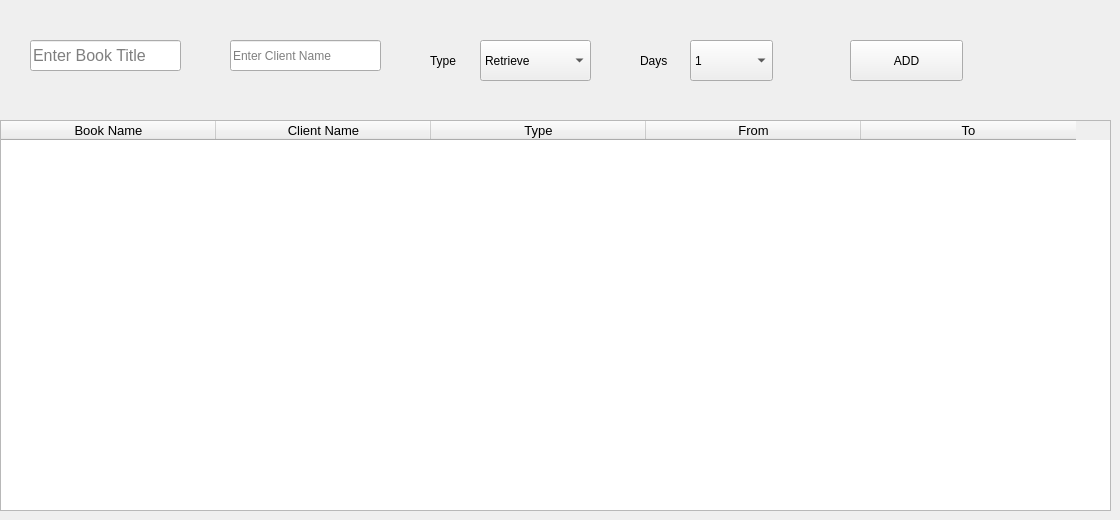
    <widget class="QWidget" name="tab">
     <attribute name="title">
      <string>Main</string>
     </attribute>
     <widget class="QTableWidget" name="tableWidget">
      <property name="geometry">
       <rect>
        <x>0</x>
        <y>120</y>
        <width>1111</width>
        <height>391</height>
       </rect>
      </property>
      <attribute name="horizontalHeaderDefaultSectionSize">
       <number>215</number>
      </attribute>
      <column>
       <property name="text">
        <string>Book Name</string>
       </property>
       <property name="font">
        <font>
         <pointsize>10</pointsize>
        </font>
       </property>
      </column>
      <column>
       <property name="text">
        <string>Client Name</string>
       </property>
       <property name="font">
        <font>
         <pointsize>10</pointsize>
        </font>
       </property>
      </column>
      <column>
       <property name="text">
        <string>Type</string>
       </property>
       <property name="font">
        <font>
         <pointsize>10</pointsize>
        </font>
       </property>
      </column>
      <column>
       <property name="text">
        <string>From</string>
       </property>
       <property name="font">
        <font>
         <pointsize>10</pointsize>
        </font>
       </property>
      </column>
      <column>
       <property name="text">
        <string>To</string>
       </property>
       <property name="font">
        <font>
         <pointsize>10</pointsize>
        </font>
       </property>
      </column>
     </widget>
     <widget class="QPushButton" name="pushButton_6">
      <property name="geometry">
       <rect>
        <x>850</x>
        <y>40</y>
        <width>113</width>
        <height>41</height>
       </rect>
      </property>
      <property name="text">
       <string>ADD</string>
      </property>
     </widget>
     <widget class="QLineEdit" name="lineEdit">
      <property name="geometry">
       <rect>
        <x>30</x>
        <y>40</y>
        <width>151</width>
        <height>31</height>
       </rect>
      </property>
      <property name="font">
       <font>
        <pointsize>12</pointsize>
       </font>
      </property>
      <property name="placeholderText">
       <string>Enter Book Title</string>
      </property>
     </widget>
     <widget class="QComboBox" name="comboBox">
      <property name="geometry">
       <rect>
        <x>480</x>
        <y>40</y>
        <width>111</width>
        <height>41</height>
       </rect>
      </property>
      <item>
       <property name="text">
        <string>Retrieve</string>
       </property>
      </item>
      <item>
       <property name="text">
        <string>rent</string>
       </property>
      </item>
     </widget>
     <widget class="QComboBox" name="comboBox_2">
      <property name="geometry">
       <rect>
        <x>690</x>
        <y>40</y>
        <width>83</width>
        <height>41</height>
       </rect>
      </property>
      <item>
       <property name="text">
        <string>1</string>
       </property>
      </item>
      <item>
       <property name="text">
        <string>2</string>
       </property>
      </item>
      <item>
       <property name="text">
        <string>3</string>
       </property>
      </item>
      <item>
       <property name="text">
        <string>4</string>
       </property>
      </item>
      <item>
       <property name="text">
        <string>5</string>
       </property>
      </item>
      <item>
       <property name="text">
        <string>6</string>
       </property>
      </item>
      <item>
       <property name="text">
        <string>7</string>
       </property>
      </item>
      <item>
       <property name="text">
        <string>8</string>
       </property>
      </item>
      <item>
       <property name="text">
        <string>9</string>
       </property>
      </item>
      <item>
       <property name="text">
        <string>10</string>
       </property>
      </item>
     </widget>
     <widget class="QLabel" name="label">
      <property name="geometry">
       <rect>
        <x>430</x>
        <y>30</y>
        <width>61</width>
        <height>61</height>
       </rect>
      </property>
      <property name="text">
       <string>Type</string>
      </property>
     </widget>
     <widget class="QLabel" name="label_2">
      <property name="geometry">
       <rect>
        <x>640</x>
        <y>40</y>
        <width>71</width>
        <height>41</height>
       </rect>
      </property>
      <property name="text">
       <string>Days</string>
      </property>
     </widget>
     <widget class="QLineEdit" name="lineEdit_29">
      <property name="geometry">
       <rect>
        <x>230</x>
        <y>40</y>
        <width>151</width>
        <height>31</height>
       </rect>
      </property>
      <property name="placeholderText">
       <string>Enter Client Name</string>
      </property>
     </widget>
    </widget>
